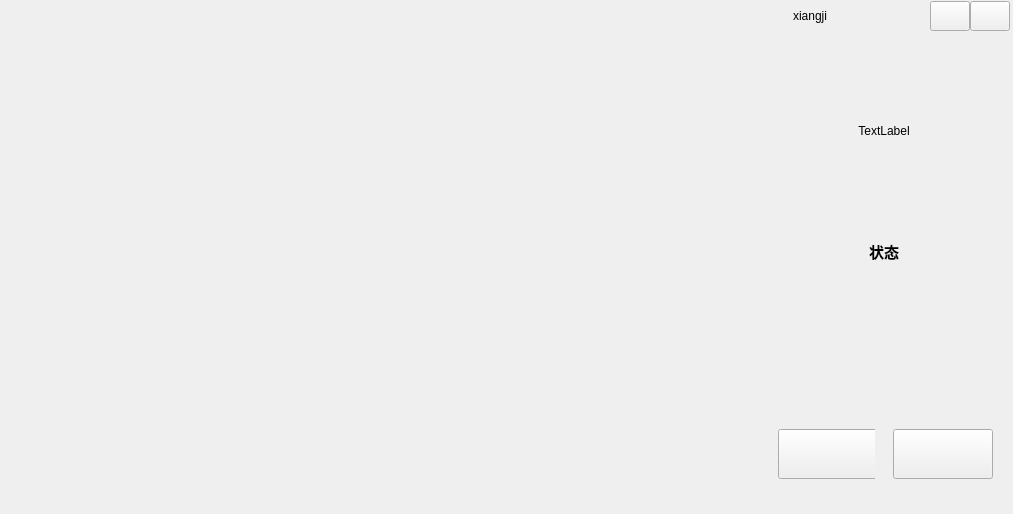
<?xml version="1.0" encoding="UTF-8"?>
<ui version="4.0">
 <class>frmMain</class>
 <widget class="QDialog" name="frmMain">
  <property name="geometry">
   <rect>
    <x>0</x>
    <y>0</y>
    <width>1013</width>
    <height>514</height>
   </rect>
  </property>
  <property name="windowTitle">
   <string>Quectel</string>
  </property>
  <layout class="QHBoxLayout" name="horizontalLayout_4" stretch="3,1">
   <property name="spacing">
    <number>0</number>
   </property>
   <property name="leftMargin">
    <number>0</number>
   </property>
   <property name="topMargin">
    <number>0</number>
   </property>
   <property name="rightMargin">
    <number>3</number>
   </property>
   <property name="bottomMargin">
    <number>0</number>
   </property>
   <item>
    <layout class="QVBoxLayout" name="verticalLayout_6">
     <property name="spacing">
      <number>0</number>
     </property>
     <item>
      <widget class="QWidget" name="widgetTitle" native="true">
       <property name="sizePolicy">
        <sizepolicy hsizetype="Preferred" vsizetype="Fixed">
         <horstretch>0</horstretch>
         <verstretch>0</verstretch>
        </sizepolicy>
       </property>
       <layout class="QHBoxLayout" name="horizontalLayout_2">
        <property name="spacing">
         <number>10</number>
        </property>
        <property name="leftMargin">
         <number>10</number>
        </property>
        <property name="topMargin">
         <number>0</number>
        </property>
        <property name="rightMargin">
         <number>0</number>
        </property>
        <property name="bottomMargin">
         <number>0</number>
        </property>
        <item>
         <widget class="QLabel" name="labTitle1">
          <property name="sizePolicy">
           <sizepolicy hsizetype="Preferred" vsizetype="Expanding">
            <horstretch>0</horstretch>
            <verstretch>0</verstretch>
           </sizepolicy>
          </property>
          <property name="maximumSize">
           <size>
            <width>120</width>
            <height>40</height>
           </size>
          </property>
          <property name="contextMenuPolicy">
           <enum>Qt::NoContextMenu</enum>
          </property>
          <property name="toolTipDuration">
           <number>0</number>
          </property>
          <property name="layoutDirection">
           <enum>Qt::LeftToRight</enum>
          </property>
          <property name="styleSheet">
           <string notr="true"/>
          </property>
          <property name="text">
           <string/>
          </property>
          <property name="alignment">
           <set>Qt::AlignLeading|Qt::AlignLeft|Qt::AlignVCenter</set>
          </property>
         </widget>
        </item>
        <item>
         <spacer name="verticalSpacer_3">
          <property name="orientation">
           <enum>Qt::Vertical</enum>
          </property>
          <property name="sizeHint" stdset="0">
           <size>
            <width>20</width>
            <height>60</height>
           </size>
          </property>
         </spacer>
        </item>
        <item>
         <widget class="QWidget" name="widgetTop" native="true">
          <layout class="QHBoxLayout" name="horizontalLayout_3">
           <property name="spacing">
            <number>0</number>
           </property>
           <property name="leftMargin">
            <number>0</number>
           </property>
           <property name="topMargin">
            <number>0</number>
           </property>
           <property name="rightMargin">
            <number>0</number>
           </property>
           <property name="bottomMargin">
            <number>0</number>
           </property>
          </layout>
         </widget>
        </item>
        <item>
         <widget class="QStackedWidget" name="stackedWidget">
          <property name="styleSheet">
           <string notr="true"/>
          </property>
          <property name="currentIndex">
           <number>3</number>
          </property>
          <widget class="QWidget" name="page1">
           <layout class="QHBoxLayout" name="verticalLayout_2">
            <item>
             <layout class="QHBoxLayout" name="horizontalLayout"/>
            </item>
           </layout>
          </widget>
          <widget class="QWidget" name="page2">
           <layout class="QVBoxLayout" name="verticalLayout_3">
            <item>
             <widget class="QLabel" name="lab2">
              <property name="text">
               <string>系统设置</string>
              </property>
              <property name="alignment">
               <set>Qt::AlignCenter</set>
              </property>
             </widget>
            </item>
           </layout>
          </widget>
          <widget class="QWidget" name="page3">
           <layout class="QVBoxLayout" name="verticalLayout_5">
            <item>
             <widget class="QLabel" name="lab3">
              <property name="text">
               <string>数据查询</string>
              </property>
              <property name="alignment">
               <set>Qt::AlignCenter</set>
              </property>
             </widget>
            </item>
           </layout>
          </widget>
          <widget class="QWidget" name="page4">
           <layout class="QVBoxLayout" name="verticalLayout_4"/>
          </widget>
         </widget>
        </item>
        <item>
         <spacer name="horizontalSpacer">
          <property name="orientation">
           <enum>Qt::Horizontal</enum>
          </property>
          <property name="sizeHint" stdset="0">
           <size>
            <width>40</width>
            <height>20</height>
           </size>
          </property>
         </spacer>
        </item>
        <item>
         <widget class="QWidget" name="widgetMenu" native="true">
          <layout class="QGridLayout" name="gridLayout_2">
           <property name="leftMargin">
            <number>0</number>
           </property>
           <property name="topMargin">
            <number>0</number>
           </property>
           <property name="rightMargin">
            <number>0</number>
           </property>
           <property name="bottomMargin">
            <number>0</number>
           </property>
           <property name="spacing">
            <number>0</number>
           </property>
           <item row="0" column="1" colspan="2">
            <spacer name="verticalSpacer">
             <property name="orientation">
              <enum>Qt::Vertical</enum>
             </property>
             <property name="sizeHint" stdset="0">
              <size>
               <width>20</width>
               <height>40</height>
              </size>
             </property>
            </spacer>
           </item>
          </layout>
         </widget>
        </item>
       </layout>
      </widget>
     </item>
    </layout>
   </item>
   <item>
    <layout class="QVBoxLayout" name="verticalLayout">
     <property name="spacing">
      <number>0</number>
     </property>
     <property name="topMargin">
      <number>1</number>
     </property>
     <item>
      <widget class="QWidget" name="widgetTitle_2_2" native="true">
       <property name="sizePolicy">
        <sizepolicy hsizetype="Preferred" vsizetype="Fixed">
         <horstretch>0</horstretch>
         <verstretch>0</verstretch>
        </sizepolicy>
       </property>
       <layout class="QHBoxLayout" name="horizontalLayout_2">
        <property name="spacing">
         <number>10</number>
        </property>
        <property name="leftMargin">
         <number>10</number>
        </property>
        <property name="topMargin">
         <number>0</number>
        </property>
        <property name="rightMargin">
         <number>0</number>
        </property>
        <property name="bottomMargin">
         <number>0</number>
        </property>
        <item>
         <widget class="QLabel" name="label_xj">
          <property name="sizePolicy">
           <sizepolicy hsizetype="Preferred" vsizetype="Minimum">
            <horstretch>0</horstretch>
            <verstretch>0</verstretch>
           </sizepolicy>
          </property>
          <property name="minimumSize">
           <size>
            <width>15</width>
            <height>15</height>
           </size>
          </property>
          <property name="maximumSize">
           <size>
            <width>15</width>
            <height>15</height>
           </size>
          </property>
          <property name="styleSheet">
           <string notr="true">image: url(:/qss/blacksoft/radiobutton_unchecked_disable.png);</string>
          </property>
          <property name="text">
           <string/>
          </property>
         </widget>
        </item>
        <item>
         <widget class="QLabel" name="label_4">
          <property name="mouseTracking">
           <bool>true</bool>
          </property>
          <property name="text">
           <string>xiangji</string>
          </property>
          <property name="textFormat">
           <enum>Qt::RichText</enum>
          </property>
          <property name="textInteractionFlags">
           <set>Qt::NoTextInteraction</set>
          </property>
         </widget>
        </item>
        <item>
         <widget class="QWidget" name="widgetTop" native="true">
          <layout class="QHBoxLayout" name="horizontalLayout_3">
           <property name="spacing">
            <number>0</number>
           </property>
           <property name="leftMargin">
            <number>0</number>
           </property>
           <property name="topMargin">
            <number>0</number>
           </property>
           <property name="rightMargin">
            <number>0</number>
           </property>
           <property name="bottomMargin">
            <number>0</number>
           </property>
          </layout>
         </widget>
        </item>
        <item>
         <spacer name="horizontalSpacer">
          <property name="orientation">
           <enum>Qt::Horizontal</enum>
          </property>
          <property name="sizeHint" stdset="0">
           <size>
            <width>40</width>
            <height>20</height>
           </size>
          </property>
         </spacer>
        </item>
        <item>
         <widget class="QWidget" name="widgetMenu" native="true">
          <layout class="QGridLayout" name="gridLayout_2">
           <property name="leftMargin">
            <number>0</number>
           </property>
           <property name="topMargin">
            <number>0</number>
           </property>
           <property name="rightMargin">
            <number>0</number>
           </property>
           <property name="bottomMargin">
            <number>0</number>
           </property>
           <property name="spacing">
            <number>0</number>
           </property>
           <item row="0" column="2">
            <widget class="QPushButton" name="btnMenu_refresh">
             <property name="sizePolicy">
              <sizepolicy hsizetype="Minimum" vsizetype="Expanding">
               <horstretch>0</horstretch>
               <verstretch>0</verstretch>
              </sizepolicy>
             </property>
             <property name="minimumSize">
              <size>
               <width>30</width>
               <height>30</height>
              </size>
             </property>
             <property name="focusPolicy">
              <enum>Qt::NoFocus</enum>
             </property>
             <property name="text">
              <string/>
             </property>
             <property name="icon">
              <iconset>
               <normaloff>icon/u22.png</normaloff>icon/u22.png</iconset>
             </property>
            </widget>
           </item>
           <item row="0" column="1">
            <widget class="QPushButton" name="btnMenu_setting">
             <property name="sizePolicy">
              <sizepolicy hsizetype="Minimum" vsizetype="Expanding">
               <horstretch>0</horstretch>
               <verstretch>0</verstretch>
              </sizepolicy>
             </property>
             <property name="minimumSize">
              <size>
               <width>30</width>
               <height>30</height>
              </size>
             </property>
             <property name="cursor">
              <cursorShape>ArrowCursor</cursorShape>
             </property>
             <property name="focusPolicy">
              <enum>Qt::NoFocus</enum>
             </property>
             <property name="toolTip">
              <string>最小化</string>
             </property>
             <property name="text">
              <string/>
             </property>
             <property name="icon">
              <iconset>
               <normaloff>icon/u21.png</normaloff>icon/u21.png</iconset>
             </property>
            </widget>
           </item>
          </layout>
         </widget>
        </item>
       </layout>
      </widget>
     </item>
     <item>
      <layout class="QGridLayout" name="gridLayout">
       <item row="0" column="0">
        <spacer name="horizontalSpacer_6">
         <property name="orientation">
          <enum>Qt::Horizontal</enum>
         </property>
         <property name="sizeHint" stdset="0">
          <size>
           <width>40</width>
           <height>20</height>
          </size>
         </property>
        </spacer>
       </item>
       <item row="0" column="1">
        <widget class="QLabel" name="label_2">
         <property name="sizePolicy">
          <sizepolicy hsizetype="Preferred" vsizetype="Preferred">
           <horstretch>100</horstretch>
           <verstretch>100</verstretch>
          </sizepolicy>
         </property>
         <property name="maximumSize">
          <size>
           <width>200</width>
           <height>200</height>
          </size>
         </property>
         <property name="sizeIncrement">
          <size>
           <width>0</width>
           <height>0</height>
          </size>
         </property>
         <property name="baseSize">
          <size>
           <width>0</width>
           <height>0</height>
          </size>
         </property>
         <property name="layoutDirection">
          <enum>Qt::LeftToRight</enum>
         </property>
         <property name="autoFillBackground">
          <bool>false</bool>
         </property>
         <property name="styleSheet">
          <string notr="true">background-image: url(icon/h1.png);</string>
         </property>
         <property name="frameShape">
          <enum>QFrame::NoFrame</enum>
         </property>
         <property name="frameShadow">
          <enum>QFrame::Sunken</enum>
         </property>
         <property name="lineWidth">
          <number>1</number>
         </property>
         <property name="midLineWidth">
          <number>0</number>
         </property>
         <property name="text">
          <string>TextLabel</string>
         </property>
         <property name="alignment">
          <set>Qt::AlignCenter</set>
         </property>
         <property name="margin">
          <number>15</number>
         </property>
         <property name="indent">
          <number>1</number>
         </property>
         <property name="textInteractionFlags">
          <set>Qt::NoTextInteraction</set>
         </property>
        </widget>
       </item>
       <item row="0" column="2">
        <spacer name="horizontalSpacer_5">
         <property name="orientation">
          <enum>Qt::Horizontal</enum>
         </property>
         <property name="sizeHint" stdset="0">
          <size>
           <width>40</width>
           <height>20</height>
          </size>
         </property>
        </spacer>
       </item>
       <item row="1" column="1">
        <widget class="QLabel" name="label_3">
         <property name="maximumSize">
          <size>
           <width>16777215</width>
           <height>80</height>
          </size>
         </property>
         <property name="font">
          <font>
           <family>Noto Sans CJK KR</family>
           <pointsize>22</pointsize>
           <weight>75</weight>
           <bold>true</bold>
          </font>
         </property>
         <property name="text">
          <string>&lt;html&gt;&lt;head/&gt;&lt;body&gt;&lt;p&gt;&lt;span style=&quot; font-size:11pt;&quot;&gt;状态&lt;/span&gt;&lt;/p&gt;&lt;/body&gt;&lt;/html&gt;</string>
         </property>
         <property name="textFormat">
          <enum>Qt::RichText</enum>
         </property>
         <property name="scaledContents">
          <bool>true</bool>
         </property>
         <property name="alignment">
          <set>Qt::AlignCenter</set>
         </property>
         <property name="margin">
          <number>18</number>
         </property>
         <property name="indent">
          <number>0</number>
         </property>
         <property name="textInteractionFlags">
          <set>Qt::NoTextInteraction</set>
         </property>
        </widget>
       </item>
      </layout>
     </item>
     <item>
      <widget class="QWidget" name="widgetTitle_2_3" native="true">
       <property name="sizePolicy">
        <sizepolicy hsizetype="Preferred" vsizetype="Fixed">
         <horstretch>0</horstretch>
         <verstretch>0</verstretch>
        </sizepolicy>
       </property>
       <layout class="QHBoxLayout" name="horizontalLayout_2">
        <property name="spacing">
         <number>10</number>
        </property>
        <property name="leftMargin">
         <number>10</number>
        </property>
        <property name="topMargin">
         <number>0</number>
        </property>
        <property name="rightMargin">
         <number>0</number>
        </property>
        <property name="bottomMargin">
         <number>0</number>
        </property>
        <item>
         <widget class="QWidget" name="widgetMenu_2" native="true">
          <layout class="QGridLayout" name="gridLayout_2">
           <property name="leftMargin">
            <number>0</number>
           </property>
           <property name="topMargin">
            <number>0</number>
           </property>
           <property name="rightMargin">
            <number>0</number>
           </property>
           <property name="bottomMargin">
            <number>0</number>
           </property>
           <property name="spacing">
            <number>0</number>
           </property>
           <item row="2" column="0">
            <widget class="QLabel" name="btnTotalvalue">
             <property name="sizePolicy">
              <sizepolicy hsizetype="Preferred" vsizetype="Preferred">
               <horstretch>0</horstretch>
               <verstretch>0</verstretch>
              </sizepolicy>
             </property>
             <property name="minimumSize">
              <size>
               <width>28</width>
               <height>60</height>
              </size>
             </property>
             <property name="cursor">
              <cursorShape>ArrowCursor</cursorShape>
             </property>
             <property name="focusPolicy">
              <enum>Qt::NoFocus</enum>
             </property>
             <property name="toolTip">
              <string>最小化</string>
             </property>
             <property name="text">
              <string/>
             </property>
            </widget>
           </item>
           <item row="1" column="0">
            <spacer name="verticalSpacer">
             <property name="orientation">
              <enum>Qt::Vertical</enum>
             </property>
             <property name="sizeHint" stdset="0">
              <size>
               <width>20</width>
               <height>1</height>
              </size>
             </property>
            </spacer>
           </item>
           <item row="0" column="0">
            <widget class="QLabel" name="btnNgValue">
             <property name="sizePolicy">
              <sizepolicy hsizetype="Minimum" vsizetype="Expanding">
               <horstretch>0</horstretch>
               <verstretch>0</verstretch>
              </sizepolicy>
             </property>
             <property name="minimumSize">
              <size>
               <width>30</width>
               <height>60</height>
              </size>
             </property>
             <property name="focusPolicy">
              <enum>Qt::NoFocus</enum>
             </property>
             <property name="toolTip">
              <string notr="true"/>
             </property>
             <property name="statusTip">
              <string notr="true"/>
             </property>
             <property name="whatsThis">
              <string notr="true"/>
             </property>
             <property name="accessibleName">
              <string notr="true"/>
             </property>
             <property name="text">
              <string/>
             </property>
            </widget>
           </item>
          </layout>
         </widget>
        </item>
       </layout>
      </widget>
     </item>
     <item>
      <widget class="QWidget" name="widgetTitle_2_2" native="true">
       <property name="enabled">
        <bool>true</bool>
       </property>
       <property name="sizePolicy">
        <sizepolicy hsizetype="Preferred" vsizetype="Fixed">
         <horstretch>0</horstretch>
         <verstretch>0</verstretch>
        </sizepolicy>
       </property>
       <property name="minimumSize">
        <size>
         <width>60</width>
         <height>60</height>
        </size>
       </property>
       <layout class="QHBoxLayout" name="horizontalLayout_2">
        <property name="spacing">
         <number>10</number>
        </property>
        <property name="leftMargin">
         <number>10</number>
        </property>
        <property name="topMargin">
         <number>0</number>
        </property>
        <property name="rightMargin">
         <number>0</number>
        </property>
        <property name="bottomMargin">
         <number>0</number>
        </property>
        <item>
         <widget class="QWidget" name="widgetTop" native="true">
          <property name="minimumSize">
           <size>
            <width>100</width>
            <height>120</height>
           </size>
          </property>
          <layout class="QHBoxLayout" name="horizontalLayout_3">
           <property name="spacing">
            <number>0</number>
           </property>
           <property name="leftMargin">
            <number>0</number>
           </property>
           <property name="topMargin">
            <number>0</number>
           </property>
           <property name="rightMargin">
            <number>0</number>
           </property>
           <property name="bottomMargin">
            <number>0</number>
           </property>
           <item>
            <spacer name="verticalSpacer_2">
             <property name="orientation">
              <enum>Qt::Vertical</enum>
             </property>
             <property name="sizeHint" stdset="0">
              <size>
               <width>10</width>
               <height>10</height>
              </size>
             </property>
            </spacer>
           </item>
           <item>
            <widget class="QPushButton" name="btnstart">
             <property name="sizePolicy">
              <sizepolicy hsizetype="Expanding" vsizetype="Expanding">
               <horstretch>50</horstretch>
               <verstretch>50</verstretch>
              </sizepolicy>
             </property>
             <property name="minimumSize">
              <size>
               <width>100</width>
               <height>40</height>
              </size>
             </property>
             <property name="maximumSize">
              <size>
               <width>100</width>
               <height>50</height>
              </size>
             </property>
             <property name="cursor">
              <cursorShape>ArrowCursor</cursorShape>
             </property>
             <property name="focusPolicy">
              <enum>Qt::NoFocus</enum>
             </property>
             <property name="toolTip">
              <string/>
             </property>
             <property name="styleSheet">
              <string notr="true"/>
             </property>
             <property name="text">
              <string/>
             </property>
             <property name="icon">
              <iconset resource="../core_base/qrc/font.qrc">
               <normaloff>:/font/iconfont.ttf</normaloff>:/font/iconfont.ttf</iconset>
             </property>
            </widget>
           </item>
          </layout>
         </widget>
        </item>
        <item>
         <spacer name="horizontalSpacer_3">
          <property name="orientation">
           <enum>Qt::Horizontal</enum>
          </property>
          <property name="sizeHint" stdset="0">
           <size>
            <width>10</width>
            <height>20</height>
           </size>
          </property>
         </spacer>
        </item>
        <item>
         <widget class="QWidget" name="widgetMenu" native="true">
          <property name="sizePolicy">
           <sizepolicy hsizetype="Expanding" vsizetype="Preferred">
            <horstretch>0</horstretch>
            <verstretch>0</verstretch>
           </sizepolicy>
          </property>
          <layout class="QGridLayout" name="gridLayout_2">
           <property name="leftMargin">
            <number>0</number>
           </property>
           <property name="topMargin">
            <number>0</number>
           </property>
           <property name="rightMargin">
            <number>0</number>
           </property>
           <property name="bottomMargin">
            <number>0</number>
           </property>
           <property name="spacing">
            <number>0</number>
           </property>
           <item row="0" column="2">
            <widget class="QPushButton" name="btnsql">
             <property name="sizePolicy">
              <sizepolicy hsizetype="Preferred" vsizetype="Preferred">
               <horstretch>50</horstretch>
               <verstretch>50</verstretch>
              </sizepolicy>
             </property>
             <property name="minimumSize">
              <size>
               <width>100</width>
               <height>40</height>
              </size>
             </property>
             <property name="maximumSize">
              <size>
               <width>100</width>
               <height>50</height>
              </size>
             </property>
             <property name="baseSize">
              <size>
               <width>50</width>
               <height>50</height>
              </size>
             </property>
             <property name="focusPolicy">
              <enum>Qt::NoFocus</enum>
             </property>
             <property name="layoutDirection">
              <enum>Qt::LeftToRight</enum>
             </property>
             <property name="text">
              <string/>
             </property>
             <property name="icon">
              <iconset>
               <normaloff>icon/u22.png</normaloff>icon/u22.png</iconset>
             </property>
            </widget>
           </item>
           <item row="0" column="3">
            <spacer name="horizontalSpacer_2">
             <property name="orientation">
              <enum>Qt::Horizontal</enum>
             </property>
             <property name="sizeHint" stdset="0">
              <size>
               <width>20</width>
               <height>20</height>
              </size>
             </property>
            </spacer>
           </item>
          </layout>
         </widget>
        </item>
       </layout>
      </widget>
     </item>
    </layout>
   </item>
  </layout>
 </widget>
 <resources>
  <include location="../core_base/qrc/font.qrc"/>
 </resources>
 <connections/>
</ui>
